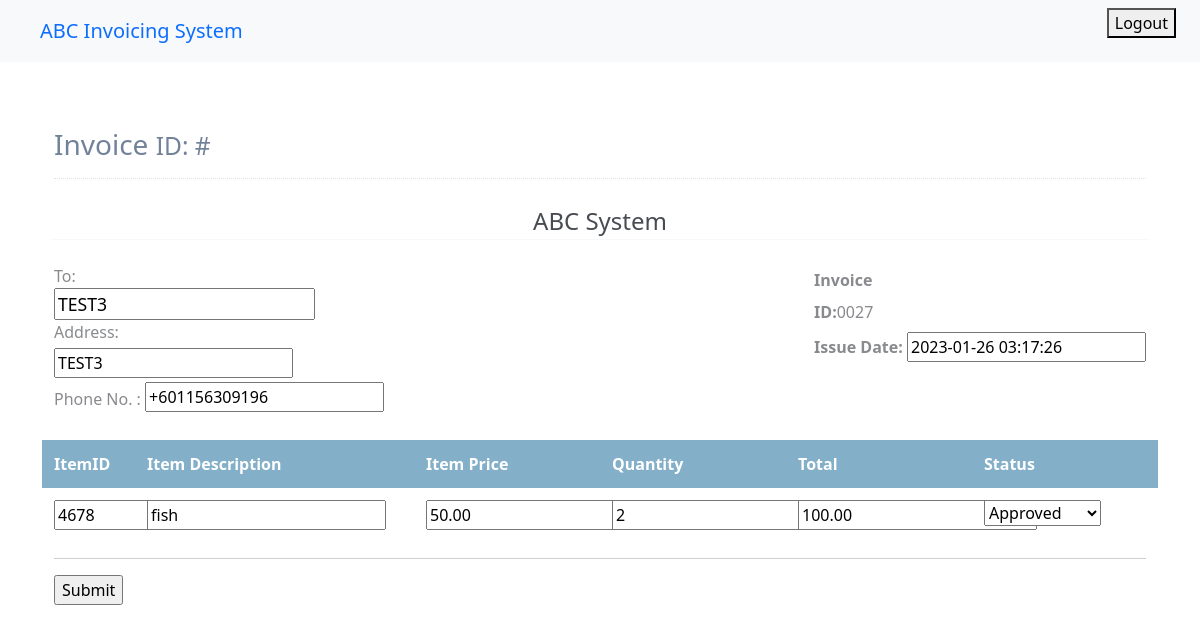
The app's page /deliveryorder/approveInvoiceList/27/ (signed in) with its own data.
### deliveryorder/models.py (models this page shows, shortened)
class DeliveryOrderForm(models.Model):
    deliveryOrderID = models.AutoField(unique=True,primary_key=True)
    vendorName = models.CharField(default = 'vendorname', max_length=30)
    vendorAddress = models.CharField(default = 'Cyberjaya' ,max_length=200)
    recipientName = models.CharField(default = 'recipientName',max_length=30)
    recipientPhone = PhoneNumberField(blank=False)
    recipientAddress = models.CharField(default = 'recipientaddress',max_length=200)
    deliveryOrderDate = models.DateTimeField(default=timezone.now)
    deliveryOrderStatus = models.IntegerField(default=Status.pending,choices=Status.choices)
    courierStatus = models.IntegerField(default = Status.pending,choices=Status.choices)
    invoiceStatus = models.IntegerField(default = Status.pending,choices=Status.choices)
    invoiceCreated = models.BooleanField(default=False)
    itemID = models.IntegerField(default = 0)
    itemPrice = models.DecimalField(default=0,max_digits=19,decimal_places=2)
    itemDescription = models.CharField(default = 'empty',max_length=30)
    itemQuantity = models.IntegerField(default=0)
    invoiceTotal = models.DecimalField(default=0,max_digits=19,decimal_places=2)
    def id(self):
        string = str("{:04d}".format(self.deliveryOrderID))
        return string

### deliveryorder/views.py (the view, shortened to what this page needs)
# urls.py: path('approveInvoiceList/<int:deliveryOrderID>/',views.approveInvoice,name='approveInvoicedetails'),
@login_required
def approveInvoice(request,deliveryOrderID):
    submitted = False
    template_name = 'deliveryorder/approveinvoice.html'
    delivery = DeliveryOrderForm.objects.get(pk=deliveryOrderID)
    form = approveInvoiceForm(instance=delivery)
    context= {
            'submitted':submitted,
            'form':form,
            'deliveryOrderID':delivery
        }
    return render(request,template_name,context)

### deliveryorder/forms.py
class approveInvoiceForm(ModelForm):
    class Meta:
        model = DeliveryOrderForm
        fields = [
    'recipientName',
    'recipientPhone',
    'recipientAddress',
    'deliveryOrderDate',
    'itemID',
    'itemPrice',
    'itemDescription',
    'itemQuantity',
    'invoiceTotal',
    'invoiceStatus']

### deliveryorder/templates/deliveryorder/approveinvoice.html (shortened to what this page needs)
{% extends "homepage/base.html" %}
{% block content%}
    <link href="https://cdn.jsdelivr.net/npm/bootstrap@5.0.2/dist/css/bootstrap.min.css" rel="stylesheet">
    <link href="https://cdn.jsdelivr.net/npm/bootstrap@5.0.2/dist/css/bootstrap.min.css" rel="stylesheet">
    {% if submitted == False %}
    <form method = "POST">
        <div class="page-content container">
            <div class="page-header text-blue-d2">
                <h1 class="page-title text-secondary-d1">
                    Invoice
                    <small class="page-info">
                        ID: #{{form.deliveryOrderID}}
                    </small>
                </h1>
            </div>
            <div class="container px-0">
                <div class="row mt-4">
                    <div class="col-12 col-lg-12">
                        <div class="row">
                            <div class="col-12">
                                <div class="text-center text-150">
                                    <span class="text-default-d3">ABC System</span>
                                </div>
                            </div>
                        </div>
                        <hr class="row brc-default-l1 mx-n1 mb-4" />
                        <div class="row">
                            <div class="col-sm-6">
                                <div>
                                    <span class="text-sm text-grey-m2 align-middle">To:</span><br>
                                    <span class="text-600 text-110 text-blue align-middle">{{form.recipientName}}</span>
                                </div>
                                <div class="text-grey-m2">
                                    Address:
                                    <div class="my-1 align-middle">
                                    {{form.recipientAddress}}
                                    </div>
                                    <div class="my-1">
                                    <span class="text-sm text-grey-m2 align-middle">Phone No. :</span>
                                     <b class="text-600">{{form.recipientPhone}}</b></div>
                                    </div>
                            </div>
                            <div class="text-95 col-sm-6 align-self-start d-sm-flex justify-content-end">
                                <div class="text-grey-m2">
                                    <div class="mt-1 mb-2 text-secondary-m1 text-600 text-125">
                                        Invoice
                                    </div>
                                    <div class="my-2"> <span class="text-600 text-90">ID:</span>{{deliveryOrderID.id}}</div>
                                    <div class="my-2"> <span class="text-600 text-90">Issue Date:</span> {{form.deliveryOrderDate}}</div>
                                </div>
                            </div>
                        </div>
                        <div class="mt-4">
                            <div class="row text-600 text-white bgc-default-tp1 py-25">
                                <div class="col-9 col-sm-1">ItemID</div>
                                <div class="d-none d-sm-block  col-sm-3">Item Description</div>
                                <div class="d-none d-sm-block col-sm-2">Item Price</div>
                                <div class="d-none d-sm-block col-sm-2">Quantity</div>
                                <div class="d-none d-sm-block col-sm-2">Total</div>
                                <div class="d-none d-sm-block col-sm-2">Status</div>
                            </div>
                            <div class="text-95 text-secondary-d3">
                                <div class="row mb-2 mb-sm-0 py-25">
                                    <div class="col-9 col-sm-1" id = 'itemID'>{{form.itemID}}</div>
                                    <div class="d-none d-sm-block col-sm-3" id = 'itemDescription'>{{form.itemDescription}}</div>
                                    <div class="d-none d-sm-block col-sm-2">{{ form.itemPrice }}</div>
                                    <div class="d-none d-sm-block col-sm-2 " id = 'itemQuantity'>{{form.itemQuantity}}</div>
                                    <div class="d-none d-sm-block col-sm-2 " id = 'itemQuantity'>{{form.invoiceTotal}}</div>
                                    <div class="d-none d-sm-block col-sm-2 " id = 'itemQuantity'>{{ form.invoiceStatus}}</div>
                                </div>
                            </div>
                            <hr />
                        </div>
                    </div>
                </div>
            </div>
            <input type = "submit" name = "Submit">
        </div>
    </form>
    {% endif %}
    {% endblock content %}

### login/templates/homepage/base.html (style rules this page uses)
body { padding-top:100px; }

### deliveryorder/templates/deliveryorder/approveinvoice.html (style rules this page uses)
body { margin-top:20px; color: #484b51; }
.text-secondary-d1 { color: #728299!important; }
.page-header { margin: 0 0 1rem; padding-bottom: 1rem; padding-top: .5rem; border-bottom: 1px dotted #e2e2e2; display: -ms-flexbox; display: flex; -ms-flex-pack: justify; justify-content: space-between; -ms-flex-align: center; align-items: center; }
.page-title { padding: 0; margin: 0; font-size: 1.75rem; font-weight: 300; }
.brc-default-l1 { border-color: #dce9f0!important; }
.ml-n1, .mx-n1 { margin-left: -.25rem!important; }
.mr-n1, .mx-n1 { margin-right: -.25rem!important; }
.mb-4, .my-4 { margin-bottom: 1.5rem!important; }
hr { margin-top: 1rem; margin-bottom: 1rem; border: 0; border-top: 1px solid rgba(0,0,0,.1); }
.text-grey-m2 { color: #888a8d!important; }
.font-bolder, .text-600 { font-weight: 600!important; }
.text-110 { font-size: 110%!important; }
.text-blue { color: #478fcc!important; }
.pb-25, .py-25 { padding-bottom: .75rem!important; }
.pt-25, .py-25 { padding-top: .75rem!important; }
.bgc-default-tp1 { background-color: rgba(121,169,197,.92)!important; }
.text-150 { font-size: 150%!important; }

### records on screen
DeliveryOrderForm: recipientName "TEST3", recipientAddress "TEST3", recipientPhone "+601156309196", id "0027", deliveryOrderDate "2023-01-26 03:17:26", itemDescription "fish", itemPrice "50.00", itemQuantity "2", invoiceTotal "100.00", invoiceStatus "Approved"
